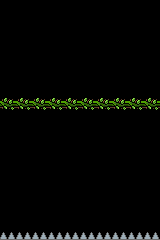

This game map was drawn from its Tiled (.tmx) file and the tilesets committed beside it. A one-line description and the trimmed map source follow:
An orthogonal 10x15 tile map with 16x16 px tiles, 1 tile layer (deco) and 165 objects.

<map version="1.10" tiledversion="1.10.2" orientation="orthogonal" renderorder="right-down" width="10" height="15" tilewidth="16" tileheight="16" infinite="0" nextlayerid="7" nextobjectid="66">
 <editorsettings>
  <export target="level-2.json" format="json" />
 </editorsettings>
 <tileset firstgid="1" name="breakout-extruded" tilewidth="16" tileheight="16" spacing="2" margin="1" tilecount="100" columns="10">
  <image source="../main-tileset/breakout-extruded.png" width="180" height="180" />
  <tile id="0">
   <properties>
    <property name="color" value="green" />
   </properties>
  </tile>
  <tile id="1">
   <properties>
    <property name="color" value="blue" />
   </properties>
  </tile>
  <tile id="2">
   <properties>
    <property name="color" value="red" />
   </properties>
  </tile>
  <tile id="3">
   <properties>
    <property name="color" value="yellow" />
   </properties>
  </tile>
  <tile id="4">
   <properties>
    <property name="color" value="pink" />
   </properties>
  </tile>
  <tile id="5">
   <properties>
    <property name="color" value="purple" />
   </properties>
  </tile>
  <tile id="6">
   <properties>
    <property name="color" value="armored" />
    <property name="health" type="int" value="5" />
   </properties>
  </tile>
  <tile id="7">
   <properties>
    <property name="color" value="" />
   </properties>
  </tile>
  <tile id="8">
   <properties>
    <property name="color" value="glass" />
   </properties>
  </tile>
  <tile id="9">
   <properties>
    <property name="color" value="" />
   </properties>
  </tile>
  <tile id="10">
   <properties>
    <property name="color" value="gray" />
   </properties>
   <objectgroup draworder="index" id="2">
    <object id="1" x="0" y="6" width="16" height="4" />
    <object id="2" x="0" y="6" width="16" height="4" />
   </objectgroup>
  </tile>
  <tile id="11">
   <properties>
    <property name="color" value="" />
   </properties>
   <objectgroup draworder="index" id="2">
    <object id="1" x="4" y="4" width="8" height="8">
     <ellipse />
    </object>
   </objectgroup>
  </tile>
  <tile id="12">
   <properties>
    <property name="power" value="grow" />
   </properties>
  </tile>
  <tile id="13">
   <properties>
    <property name="power" value="shrink" />
   </properties>
  </tile>
  <tile id="14">
   <properties>
    <property name="power" value="slow" />
   </properties>
  </tile>
  <tile id="15">
   <properties>
    <property name="power" value="fast" />
   </properties>
  </tile>
  <tile id="16">
   <properties>
    <property name="color" value="" />
   </properties>
  </tile>
  <tile id="17">
   <properties>
    <property name="color" value="" />
   </properties>
  </tile>
  <tile id="18">
   <properties>
    <property name="color" value="wood" />
   </properties>
  </tile>
  <tile id="19">
   <properties>
    <property name="color" value="" />
   </properties>
  </tile>
  <tile id="20">
   <properties>
    <property name="color" value="" />
   </properties>
  </tile>
  <tile id="21">
   <properties>
    <property name="color" value="" />
   </properties>
  </tile>
  <tile id="22">
   <properties>
    <property name="color" value="" />
   </properties>
  </tile>
  <tile id="23">
   <properties>
    <property name="color" value="" />
   </properties>
  </tile>
  <tile id="24">
   <properties>
    <property name="color" value="" />
   </properties>
  </tile>
  <tile id="25">
   <properties>
    <property name="color" value="" />
   </properties>
  </tile>
  <tile id="26">
   <properties>
    <property name="color" value="" />
   </properties>
  </tile>
  <tile id="27">
   <properties>
    <property name="color" value="" />
   </properties>
  </tile>
  <tile id="28">
   <properties>
    <property name="color" value="" />
   </properties>
  </tile>
  <tile id="29">
   <properties>
    <property name="color" value="" />
   </properties>
  </tile>
  <tile id="30">
   <properties>
    <property name="color" value="" />
   </properties>
  </tile>
  <tile id="31">
   <properties>
    <property name="color" value="" />
   </properties>
  </tile>
  <tile id="32">
   <properties>
    <property name="color" value="" />
   </properties>
  </tile>
  <tile id="33">
   <properties>
    <property name="color" value="" />
   </properties>
  </tile>
  <tile id="34">
   <properties>
    <property name="color" value="vines" />
   </properties>
  </tile>
  <tile id="35">
   <properties>
    <property name="color" value="" />
   </properties>
  </tile>
  <tile id="36">
   <properties>
    <property name="color" value="" />
   </properties>
  </tile>
  <tile id="37">
   <properties>
    <property name="color" value="" />
   </properties>
  </tile>
  <tile id="38">
   <properties>
    <property name="color" value="" />
   </properties>
  </tile>
  <tile id="39">
   <properties>
    <property name="color" value="" />
   </properties>
  </tile>
  <tile id="40">
   <properties>
    <property name="color" value="" />
   </properties>
  </tile>
  <tile id="41">
   <properties>
    <property name="color" value="" />
   </properties>
  </tile>
  <tile id="42">
   <properties>
    <property name="color" value="" />
   </properties>
  </tile>
  <tile id="43">
   <properties>
    <property name="color" value="" />
   </properties>
  </tile>
  <tile id="44">
   <properties>
    <property name="color" value="" />
   </properties>
  </tile>
  <tile id="45">
   <properties>
    <property name="color" value="" />
   </properties>
  </tile>
  <tile id="46">
   <properties>
    <property name="color" value="" />
   </properties>
  </tile>
  <tile id="47">
   <properties>
    <property name="color" value="" />
   </properties>
  </tile>
  <tile id="48">
   <properties>
    <property name="color" value="rock" />
   </properties>
  </tile>
  <tile id="49">
   <properties>
    <property name="color" value="" />
   </properties>
  </tile>
  <tile id="50">
   <properties>
    <property name="color" value="" />
   </properties>
  </tile>
  <tile id="51">
   <properties>
    <property name="color" value="" />
   </properties>
  </tile>
  <tile id="52">
   <properties>
    <property name="color" value="" />
   </properties>
  </tile>
  <tile id="53">
   <properties>
    <property name="color" value="" />
   </properties>
  </tile>
  <tile id="54">
   <properties>
    <property name="color" value="" />
   </properties>
  </tile>
  <tile id="55">
   <properties>
    <property name="color" value="" />
   </properties>
  </tile>
  <tile id="56">
   <properties>
    <property name="color" value="" />
   </properties>
  </tile>
  <tile id="57">
   <properties>
    <property name="color" value="" />
   </properties>
  </tile>
  <tile id="58">
   <properties>
    <property name="color" value="rock" />
   </properties>
   <objectgroup draworder="index" id="3">
    <object id="2" x="0" y="0" width="16" height="16">
     <ellipse />
    </object>
   </objectgroup>
  </tile>
  <tile id="59">
   <properties>
    <property name="color" value="" />
   </properties>
  </tile>
  <tile id="60">
   <properties>
    <property name="color" value="" />
   </properties>
  </tile>
  <tile id="61">
   <properties>
    <property name="color" value="" />
   </properties>
  </tile>
  <tile id="62">
   <properties>
    <property name="color" value="" />
   </properties>
  </tile>
  <tile id="63">
   <properties>
    <property name="color" value="" />
   </properties>
  </tile>
  <tile id="64">
   <properties>
    <property name="color" value="" />
   </properties>
  </tile>
  <tile id="65">
   <properties>
    <property name="color" value="" />
   </properties>
  </tile>
  <tile id="66">
   <properties>
    <property name="color" value="" />
   </properties>
  </tile>
  <tile id="67">
   <properties>
    <property name="color" value="" />
   </properties>
  </tile>
  <tile id="68">
   <properties>
    <property name="color" value="" />
   </properties>
  </tile>
  <tile id="69">
   <properties>
    <property name="color" value="" />
   </properties>
  </tile>
  <tile id="70">
   <properties>
    <property name="color" value="" />
   </properties>
  </tile>
  <tile id="71">
   <properties>
    <property name="color" value="" />
   </properties>
  </tile>
  <tile id="72">
   <properties>
    <property name="color" value="" />
   </properties>
  </tile>
  <tile id="73">
   <properties>
    <property name="color" value="" />
   </properties>
   <objectgroup draworder="index" id="2">
    <object id="1" x="0" y="0" width="2" height="2">
     <ellipse />
    </object>
    <object id="2" x="2" y="2" width="2" height="2">
     <ellipse />
    </object>
    <object id="4" x="4" y="0" width="2" height="2">
     <ellipse />
    </object>
    <object id="5" x="5" y="0" width="2" height="2">
     <ellipse />
    </object>
    <object id="6" x="7" y="2" width="2" height="2">
     <ellipse />
    </object>
    <object id="7" x="9" y="0" width="2" height="2">
     <ellipse />
    </object>
    <object id="8" x="10" y="0" width="2" height="2">
     <ellipse />
    </object>
    <object id="9" x="12" y="2" width="2" height="2">
     <ellipse />
    </object>
    <object id="10" x="14" y="0" width="2" height="2">
     <ellipse />
    </object>
   </objectgroup>
  </tile>
  <tile id="74">
   <properties>
    <property name="color" value="" />
   </properties>
   <objectgroup draworder="index" id="2">
    <object id="1" x="7" y="0" width="2" height="16" />
   </objectgroup>
  </tile>
  <tile id="75">
   <properties>
    <property name="color" value="" />
   </properties>
   <objectgroup draworder="index" id="2">
    <object id="1" x="0" y="7" width="16" height="2" />
   </objectgroup>
  </tile>
  <tile id="76">
   <properties>
    <property name="color" value="" />
   </properties>
  </tile>
  <tile id="77">
   <properties>
    <property name="color" value="" />
   </properties>
  </tile>
  <tile id="78">
   <properties>
    <property name="color" value="" />
   </properties>
  </tile>
  <tile id="79">
   <properties>
    <property name="color" value="" />
   </properties>
  </tile>
  <tile id="80">
   <properties>
    <property name="color" value="" />
   </properties>
  </tile>
  <tile id="81">
   <properties>
    <property name="color" value="" />
   </properties>
  </tile>
  <tile id="82">
   <properties>
    <property name="color" value="" />
   </properties>
  </tile>
  <tile id="83">
   <properties>
    <property name="color" value="" />
   </properties>
   <objectgroup draworder="index" id="2">
    <object id="9" x="6" y="8" width="1" height="1">
     <ellipse />
    </object>
    <object id="10" x="5" y="9" width="1" height="1">
     <ellipse />
    </object>
    <object id="11" x="4" y="10" width="1" height="1">
     <ellipse />
    </object>
    <object id="12" x="3" y="11" width="1" height="1">
     <ellipse />
    </object>
    <object id="13" x="2" y="12" width="1" height="1">
     <ellipse />
    </object>
    <object id="14" x="1" y="13" width="1" height="1">
     <ellipse />
    </object>
    <object id="15" x="0" y="14" width="1" height="1">
     <ellipse />
    </object>
    <object id="16" x="0" y="15" width="1" height="1">
     <ellipse />
    </object>
    <object id="17" x="1" y="14" width="1" height="1">
     <ellipse />
    </object>
    <object id="25" x="7" y="8" width="1" height="1">
     <ellipse />
    </object>
    <object id="26" x="6" y="9" width="1" height="1">
     <ellipse />
    </object>
    <object id="27" x="5" y="10" width="1" height="1">
     <ellipse />
    </object>
    <object id="28" x="4" y="11" width="1" height="1">
     <ellipse />
    </object>
    <object id="29" x="3" y="12" width="1" height="1">
     <ellipse />
    </object>
    <object id="30" x="2" y="13" width="1" height="1">
     <ellipse />
    </object>
    <object id="37" x="7" y="9" width="1" height="1">
     <ellipse />
    </object>
    <object id="38" x="6" y="10" width="1" height="1">
     <ellipse />
    </object>
    <object id="39" x="5" y="11" width="1" height="1">
     <ellipse />
    </object>
    <object id="40" x="4" y="12" width="1" height="1">
     <ellipse />
    </object>
    <object id="41" x="3" y="13" width="1" height="1">
     <ellipse />
    </object>
    <object id="42" x="2" y="14" width="1" height="1">
     <ellipse />
    </object>
    <object id="43" x="1" y="15" width="1" height="1">
     <ellipse />
    </object>
   </objectgroup>
  </tile>
  <tile id="84">
   <properties>
    <property name="color" value="" />
   </properties>
   <objectgroup draworder="index" id="2">
    <object id="17" x="14" y="0" width="1" height="1">
     <ellipse />
    </object>
    <object id="18" x="13" y="1" width="1" height="1">
     <ellipse />
    </object>
    <object id="19" x="12" y="2" width="1" height="1">
     <ellipse />
    </object>
    <object id="20" x="11" y="3" width="1" height="1">
     <ellipse />
    </object>
    <object id="21" x="10" y="4" width="1" height="1">
     <ellipse />
    </object>
    <object id="22" x="9" y="5" width="1" height="1">
     <ellipse />
    </object>
    <object id="23" x="8" y="6" width="1" height="1">
     <ellipse />
    </object>
    <object id="24" x="7" y="7" width="1" height="1">
     <ellipse />
    </object>
    <object id="25" x="6" y="8" width="1" height="1">
     <ellipse />
    </object>
    <object id="26" x="5" y="9" width="1" height="1">
     <ellipse />
    </object>
    <object id="27" x="4" y="10" width="1" height="1">
     <ellipse />
    </object>
    <object id="28" x="3" y="11" width="1" height="1">
     <ellipse />
    </object>
    <object id="29" x="2" y="12" width="1" height="1">
     <ellipse />
    </object>
    <object id="30" x="1" y="13" width="1" height="1">
     <ellipse />
    </object>
    <object id="31" x="0" y="14" width="1" height="1">
     <ellipse />
    </object>
    <object id="32" x="0" y="15" width="1" height="1">
     <ellipse />
    </object>
    <object id="33" x="1" y="14" width="1" height="1">
     <ellipse />
    </object>
    <object id="34" x="14" y="1" width="1" height="1">
     <ellipse />
    </object>
    <object id="35" x="13" y="2" width="1" height="1">
     <ellipse />
    </object>
    <object id="36" x="12" y="3" width="1" height="1">
     <ellipse />
    </object>
    <object id="37" x="11" y="4" width="1" height="1">
     <ellipse />
    </object>
    <object id="38" x="10" y="5" width="1" height="1">
     <ellipse />
    </object>
    <object id="39" x="9" y="6" width="1" height="1">
     <ellipse />
    </object>
    <object id="40" x="8" y="7" width="1" height="1">
     <ellipse />
    </object>
    <object id="41" x="7" y="8" width="1" height="1">
     <ellipse />
    </object>
    <object id="42" x="6" y="9" width="1" height="1">
     <ellipse />
    </object>
    <object id="43" x="5" y="10" width="1" height="1">
     <ellipse />
    </object>
    <object id="44" x="4" y="11" width="1" height="1">
     <ellipse />
    </object>
    <object id="45" x="3" y="12" width="1" height="1">
     <ellipse />
    </object>
    <object id="46" x="2" y="13" width="1" height="1">
     <ellipse />
    </object>
    <object id="47" x="13" y="3" width="1" height="1">
     <ellipse />
    </object>
    <object id="48" x="12" y="4" width="1" height="1">
     <ellipse />
    </object>
    <object id="49" x="11" y="5" width="1" height="1">
     <ellipse />
    </object>
    <object id="50" x="10" y="6" width="1" height="1">
     <ellipse />
    </object>
    <object id="51" x="9" y="7" width="1" height="1">
     <ellipse />
    </object>
    <object id="52" x="8" y="8" width="1" height="1">
     <ellipse />
    </object>
    <object id="53" x="7" y="9" width="1" height="1">
     <ellipse />
    </object>
    <object id="54" x="6" y="10" width="1" height="1">
     <ellipse />
    </object>
    <object id="55" x="5" y="11" width="1" height="1">
     <ellipse />
    </object>
    <object id="56" x="4" y="12" width="1" height="1">
     <ellipse />
    </object>
    <object id="57" x="3" y="13" width="1" height="1">
     <ellipse />
    </object>
    <object id="58" x="2" y="14" width="1" height="1">
     <ellipse />
    </object>
    <object id="59" x="1" y="15" width="1" height="1">
     <ellipse />
    </object>
    <object id="60" x="14" y="2" width="1" height="1">
     <ellipse />
    </object>
    <object id="61" x="15" y="1" width="1" height="1">
     <ellipse />
    </object>
    <object id="62" x="15" y="0" width="1" height="1">
     <ellipse />
    </object>
   </objectgroup>
  </tile>
  <tile id="85">
   <properties>
    <property name="color" value="" />
   </properties>
   <objectgroup draworder="index" id="3">
    <object id="19" x="1" y="0" width="1" height="1">
     <ellipse />
    </object>
    <object id="20" x="2" y="1" width="1" height="1">
     <ellipse />
    </object>
    <object id="21" x="3" y="2" width="1" height="1">
     <ellipse />
    </object>
    <object id="22" x="4" y="3" width="1" height="1">
     <ellipse />
    </object>
    <object id="23" x="5" y="4" width="1" height="1">
     <ellipse />
    </object>
    <object id="24" x="6" y="5" width="1" height="1">
     <ellipse />
    </object>
    <object id="25" x="7" y="6" width="1" height="1">
     <ellipse />
    </object>
    <object id="26" x="8" y="7" width="1" height="1">
     <ellipse />
    </object>
    <object id="27" x="9" y="8" width="1" height="1">
     <ellipse />
    </object>
    <object id="28" x="10" y="9" width="1" height="1">
     <ellipse />
    </object>
    <object id="29" x="11" y="10" width="1" height="1">
     <ellipse />
    </object>
    <object id="30" x="12" y="11" width="1" height="1">
     <ellipse />
    </object>
    <object id="31" x="13" y="12" width="1" height="1">
     <ellipse />
    </object>
    <object id="32" x="14" y="13" width="1" height="1">
     <ellipse />
    </object>
    </objectgroup>
  </tile>
  <tile id="86">
   <properties>
    <property name="color" value="" />
   </properties>
  </tile>
  <tile id="87">
   <properties>
    <property name="color" value="" />
   </properties>
  </tile>
  <tile id="88">
   <properties>
    <property name="color" value="" />
   </properties>
  </tile>
  <tile id="89">
   <properties>
    <property name="color" value="" />
   </properties>
  </tile>
  <tile id="90">
   <properties>
    <property name="color" value="" />
   </properties>
  </tile>
  <tile id="91">
   <properties>
    <property name="color" value="" />
   </properties>
  </tile>
  <tile id="92">
   <properties>
    <property name="color" value="" />
   </properties>
  </tile>
  <tile id="93">
   <properties>
    <property name="color" value="" />
   </properties>
   <objectgroup draworder="index" id="2">
    <!-- 22 objects omitted --></objectgroup>
  </tile>
  <tile id="94">
   <properties>
    <property name="color" value="" />
   </properties>
  </tile>
  <tile id="95">
   <properties>
    <property name="color" value="" />
   </properties>
  </tile>
  <tile id="96">
   <properties>
    <property name="color" value="" />
   </properties>
  </tile>
  <tile id="97">
   <properties>
    <property name="color" value="" />
   </properties>
  </tile>
  <tile id="98">
   <properties>
    <property name="color" value="" />
   </properties>
  </tile>
  <tile id="99">
   <properties>
    <property name="color" value="" />
   </properties>
  </tile>
 </tileset>
 <objectgroup id="2" name="player">
  <!-- 1 objects omitted --></objectgroup>
 <objectgroup id="3" name="ball">
  <!-- 1 objects omitted --></objectgroup>
 <layer id="4" name="deco" width="10" height="15">
  <data>[150 cells, 20 non-empty, 2 distinct tile ids]</data>
 </layer>
 <objectgroup id="5" name="walls">
  <!-- 8 objects omitted --></objectgroup>
 <objectgroup id="6" name="blocks">
  <!-- 4 objects omitted --></objectgroup>
</map>
<!-- 68 of 165 objects omitted -->
